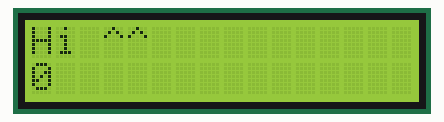
Bench run of a sketch on a simulated Arduino Uno, built with avr-gcc and run on an emulated ATmega328P. Parts: 16×2 character LCD.

Above: at 0.1 s.
At 5.1 s:
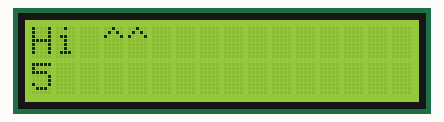
At 9.1 s:
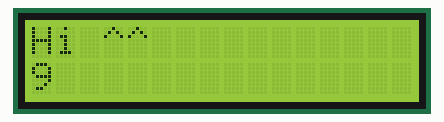
At 19.1 s:
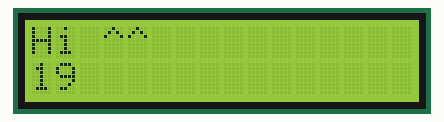
At 29.1 s:
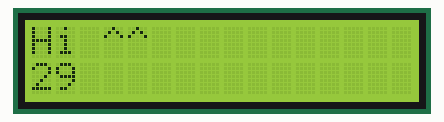
At 39.1 s:
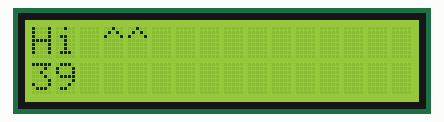

The sketch:

____0419.ino
```cpp
/*#include <LiquidCrystal_I2C.h>

#include <Wire.h>

void setup()
{
  Wire.begin();

  Serial.begin(9600);
  while (!Serial);
  Serial.println("\nI2C Scanner");
}

void loop()
{
  byte error, address;
  int nDevices;
  Serial.println("Scanning...");
  nDevices = 0;
  for(address = 1; address < 127; address++ )
  {
    Wire.beginTransmission(address);
    error = Wire.endTransmission();

    if (error == 0)
    {
      Serial.print("I2C device found at address 0x");
      if (address<16)
        Serial.print("0");
      Serial.print(address,HEX);
      Serial.println("  !");
      nDevices++;
    }
    else if (error==4)
    {
      Serial.print("Unknow error at address 0x");
      if (address<16)
        Serial.print("0");
      Serial.println(address,HEX);
    }
  }

  if (nDevices == 0)
    Serial.println("No I2C devices found\n");
  else
    Serial.println("done\n");
  delay(5000);
}*/

#include <LiquidCrystal_I2C.h>
LiquidCrystal_I2C lcd(0x27, 16, 2);

void setup()
{
  lcd.clear();
  lcd.init();
  lcd.backlight();
}
void loop()
{
  lcd.setCursor(0,0);
  lcd.print("Hi ^^");
  lcd.setCursor(0,1);
  lcd.print(millis()/1000);
}
```

Measured:
- what the display in image 1 shows lasts 1.0 s, from 5.0 s to 6.0 s
